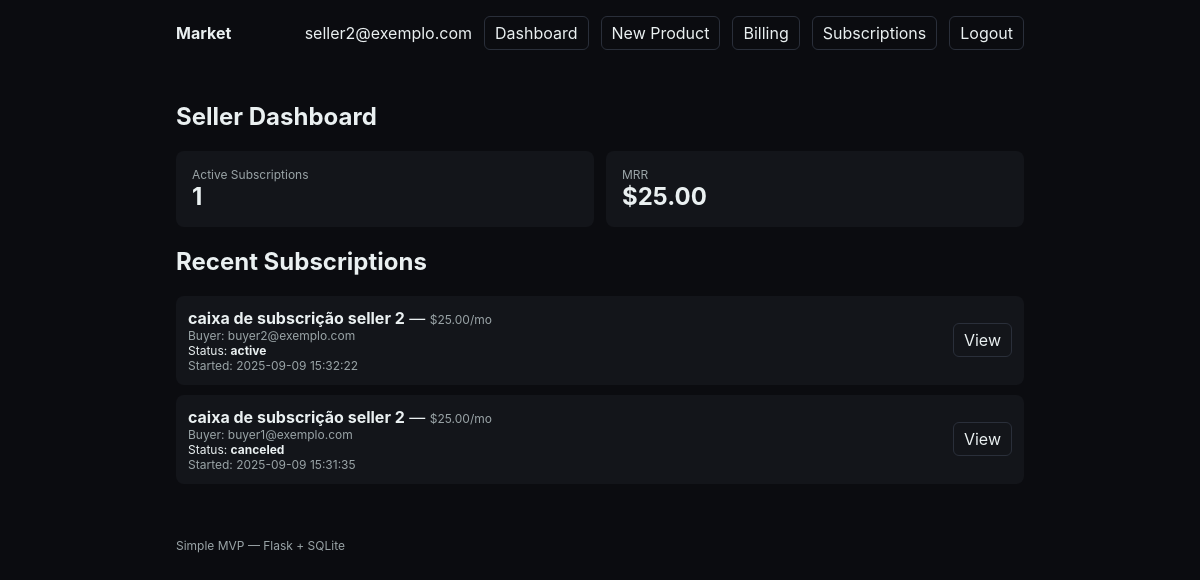
/dashboard (signed in), run on an earlier commit of the app's database.
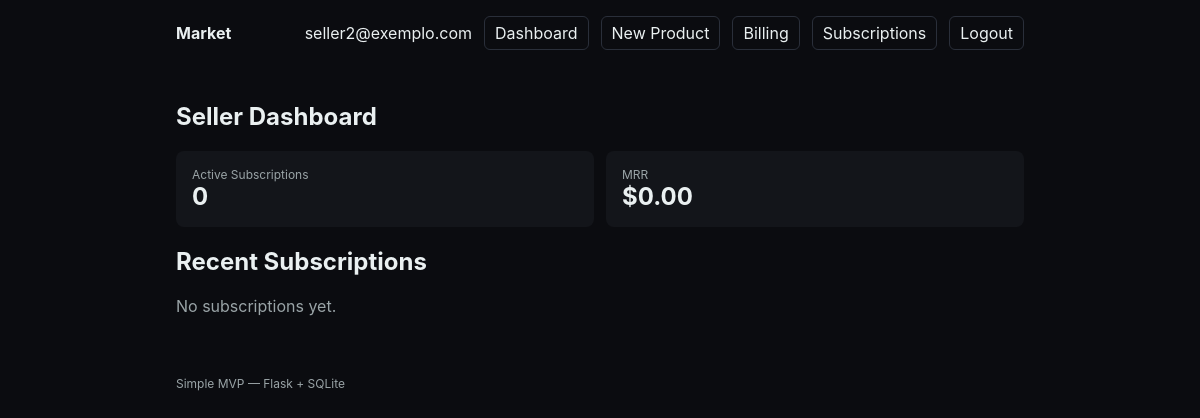
And on a later commit of the database.
### tables this page shows
CREATE TABLE subscriptions (
                id INTEGER PRIMARY KEY AUTOINCREMENT,
                user_id INTEGER NOT NULL,
                product_id INTEGER NOT NULL,
                status TEXT NOT NULL CHECK (status IN ('active','canceled')),
                started_at TIMESTAMP NOT NULL DEFAULT CURRENT_TIMESTAMP,
                canceled_at TIMESTAMP, stripe_subscription_id TEXT,
                FOREIGN KEY (user_id) REFERENCES users(id) ON DELETE CASCADE,
                FOREIGN KEY (product_id) REFERENCES products(id) ON DELETE CASCADE
            );

CREATE TABLE products (
                id INTEGER PRIMARY KEY AUTOINCREMENT,
                slug TEXT NOT NULL UNIQUE,
                title TEXT NOT NULL,
                price_cents INTEGER NOT NULL,
                description TEXT
            , seller_id INTEGER REFERENCES users(id), stripe_price_id TEXT);

CREATE TABLE users (
                id INTEGER PRIMARY KEY AUTOINCREMENT,
                email TEXT NOT NULL UNIQUE,
                password_hash TEXT NOT NULL,
                role TEXT NOT NULL DEFAULT 'buyer' CHECK (role IN ('buyer','seller')),
                created_at TIMESTAMP NOT NULL DEFAULT CURRENT_TIMESTAMP
            , stripe_customer_id TEXT);

### app.py (the view)
    @app.route("/dashboard")
    @login_required
    def seller_dashboard():
        if getattr(current_user, "role", "buyer") != "seller":
            abort(403)
        db = get_db()
        active_count = db.execute(
            """
            SELECT COUNT(*) AS c
            FROM subscriptions s
            JOIN products p ON p.id = s.product_id
            WHERE s.status='active' AND p.seller_id = ?
            """,
            (current_user.id,),
        ).fetchone()[0]
        mrr_row = db.execute(
            """
            SELECT COALESCE(SUM(p.price_cents), 0) AS mrr
            FROM subscriptions s
            JOIN products p ON p.id = s.product_id
            WHERE s.status = 'active' AND p.seller_id = ?
            """,
            (current_user.id,),
        ).fetchone()
        mrr_cents = mrr_row["mrr"] if mrr_row and mrr_row["mrr"] is not None else 0
        recent = db.execute(
            """
            SELECT s.*, p.title, p.slug, p.price_cents, u.email
            FROM subscriptions s
            JOIN products p ON p.id = s.product_id
            JOIN users u ON u.id = s.user_id
            WHERE p.seller_id = ?
            ORDER BY s.started_at DESC
            LIMIT 10
            """,
            (current_user.id,),
        ).fetchall()
        return render_template(
            "dashboard.html",
            active_count=active_count,
            mrr_cents=mrr_cents,
            recent=recent,
        )

### templates/dashboard.html (shortened to what this page needs)
{% extends 'base.html' %}
{% block content %}
  <section>
    <h1>Seller Dashboard</h1>
    <div style="display:grid; grid-template-columns: repeat(2, minmax(0,1fr)); gap:12px; margin: 12px 0;">
      <div style="background: var(--card); padding: 16px; border-radius: 8px;">
        <div class="muted small">Active Subscriptions</div>
        <div style="font-size: 24px; font-weight: 700;">{{ active_count }}</div>
      </div>
      <div style="background: var(--card); padding: 16px; border-radius: 8px;">
        <div class="muted small">MRR</div>
        <div style="font-size: 24px; font-weight: 700;">{{ mrr_cents | usd }}</div>
      </div>
    </div>
    <h2 style="margin-top: 20px;">Recent Subscriptions</h2>
    {% if not recent %}
      <p class="muted">No subscriptions yet.</p>
    {% else %}
      <div class="list">
        {% for r in recent %}
          <div class="item" style="display:flex; align-items:center; gap:12px; justify-content:space-between; background: var(--card); padding: 12px; border-radius: 8px; margin-bottom: 10px;">
            <div>
              <div><strong>{{ r.title }}</strong> — <span class="small muted">{{ r.price_cents | usd }}/mo</span></div>
              <div class="small muted">Buyer: {{ r.email }}</div>
              <div class="small">Status: <strong>{{ r.status }}</strong></div>
              <div class="small muted">Started: {{ r.started_at }}</div>
            </div>
            <div>
              <a class="btn" href="{{ url_for('product_page', slug=r.slug) }}">View</a>
            </div>
          </div>
        {% endfor %}
      </div>
    {% endif %}
  </section>
{% endblock %}

What changed in the data, as far as the page shows it:
removed subscriptions: title "caixa de subscrição seller 2", price_cents "$25.00", email "buyer2@exemplo.com", status "active", started_at "2025-09-09 15:32:22"
removed subscriptions: title "caixa de subscrição seller 2", price_cents "$25.00", email "buyer1@exemplo.com", status "canceled", started_at "2025-09-09 15:31:35"
Also different on the page:
{{ active_count }}: "1" → "0"
{{ mrr_cents | usd }}: "$25.00" → "$0.00"
text now shown: "No subscriptions yet."
